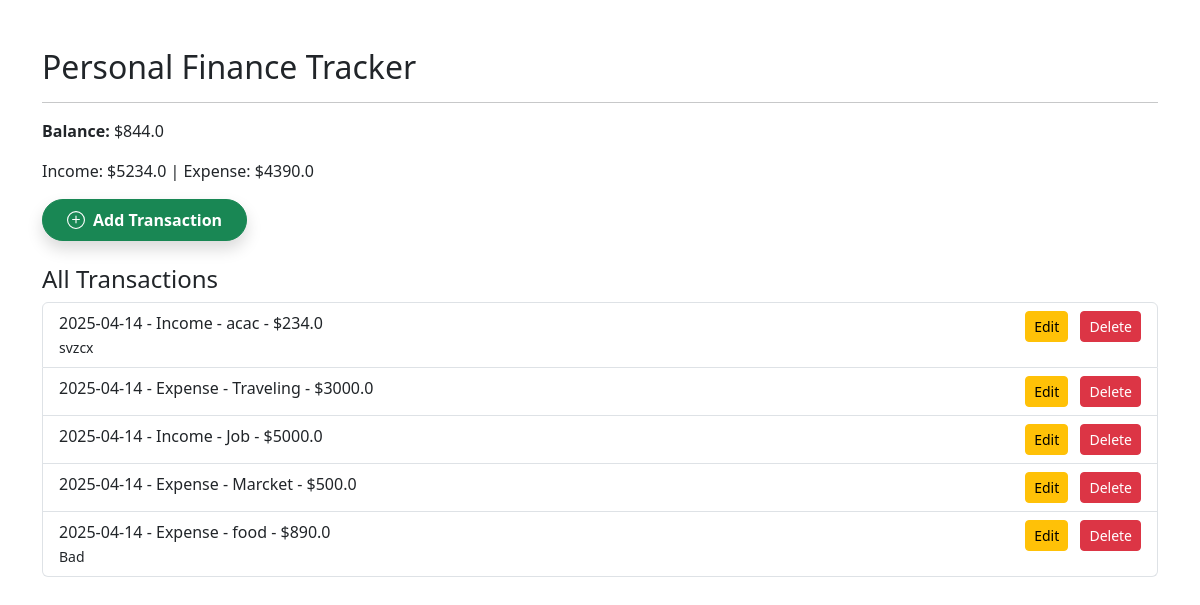
The page / on the database its author committed.
### tables this page shows
CREATE TABLE transactions (
            id INTEGER PRIMARY KEY AUTOINCREMENT,
            type TEXT,
            category TEXT,
            amount REAL,
            note TEXT,
            date TIMESTAMP DEFAULT CURRENT_TIMESTAMP
        );

### app.py (the view)
@app.route('/')
def home():
    conn = sqlite3.connect('transactions.db')
    c = conn.cursor()
    c.execute("SELECT * FROM transactions ORDER BY date DESC")
    transactions = c.fetchall()
    c.execute("SELECT SUM(amount) FROM transactions WHERE type='Income'")
    income = c.fetchone()[0] or 0
    c.execute("SELECT SUM(amount) FROM transactions WHERE type='Expense'")
    expense = c.fetchone()[0] or 0
    conn.close()
    balance = income - expense
    return render_template('home.html', transactions=transactions, income=income, expense=expense, balance=balance)

### templates/home.html (shortened to what this page needs)
<!DOCTYPE html>
<html>
<head>
    <link rel="stylesheet" href="https://cdn.jsdelivr.net/npm/bootstrap@5.3.0/dist/css/bootstrap.min.css">
</head>
<body class="container mt-5">
    <h2>Personal Finance Tracker</h2>
    <hr>
    <p><strong>Balance:</strong> ${{ balance }}</p>
    <p>Income: ${{ income }} | Expense: ${{ expense }}</p>
    <a href="/add" class="btn btn-success mb-4 shadow rounded-pill px-4 py-2 fw-semibold d-inline-flex align-items-center" target="_blank"  style="transition: all 0.2s ease;">
        Add Transaction
    </a>
    <h4>All Transactions</h4>
    <ul class="list-group">
        {% for t in transactions %}
            <li class="list-group-item d-flex justify-content-between align-items-start">
                <div>
                    {{ t[5][:10] }} - {{ t[1] }} - {{ t[2] }} - ${{ t[3] }}<br>
                    <small>{{ t[4] }}</small>
                </div>
                <div>
                    <a href="/edit/{{ t[0] }}" target="_blank" class="btn btn-sm btn-warning me-2">Edit</a>
                    <a href="/delete/{{ t[0] }}" class="btn btn-sm btn-danger" onclick="return confirm('Are you sure?')">Delete</a>
                </div>
            </li>
        {% else %}
            <li class="list-group-item">No transactions yet.</li>
        {% endfor %}
    </ul>
</body>
</html>

### rows shown on the page
transactions: date "2025-04-14", type "Income", category "acac", amount "234.0", note "svzcx"
transactions: date "2025-04-14", type "Expense", category "Traveling", amount "3000.0"
transactions: date "2025-04-14", type "Income", category "Job", amount "5000.0"
transactions: date "2025-04-14", type "Expense", category "Marcket", amount "500.0"
transactions: date "2025-04-14", type "Expense", category "food", amount "890.0", note "Bad"

### other values the page prints
{{ balance }} "844.0"
{{ income }} "5234.0"
{{ expense }} "4390.0"
